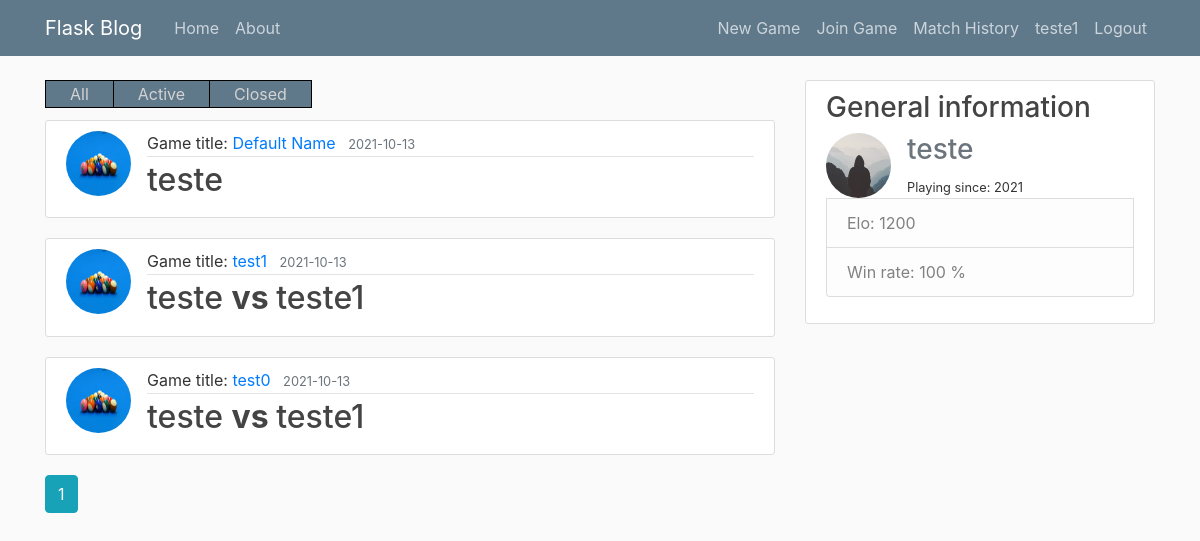
Page /game/match_history/all/1 (signed in) on the committed database.
### flaskproject/models.py (models this page shows, shortened)
class User(db.Model, UserMixin):
    id = db.Column(db.Integer, primary_key=True)
    username = db.Column(db.String(20), unique=True, nullable=False)
    email = db.Column(db.String(120), unique=True, nullable=False)
    image_file = db.Column(db.String(20), nullable=False, default="default.jpg")
    password = db.Column(db.String(60), nullable=False)
    elo = db.Column(db.Float, default=1200, nullable=False)
    games = db.relationship(
        "Game",
        secondary=game_players,
        lazy="dynamic",
        backref=db.backref("players", lazy="dynamic"),
    )
    date_created = db.Column(db.DateTime, nullable=False, default=datetime.utcnow)

class Game(db.Model):
    id = db.Column(db.Integer, primary_key=True)
    name = db.Column(db.String(100), unique=False, nullable=False)
    password = db.Column(db.String(60), nullable=False)
    date_created = db.Column(db.DateTime, nullable=False, default=datetime.utcnow)
    image_file = db.Column(db.String(20), nullable=False, default="default.png")
    winner = db.Column(db.Integer, nullable=True)

### flaskproject/games/routes.py (the view)
@games.route("/game/match_history/<string:which>/<int:user_id>", methods=["GET"])
@login_required
def match_history(which, user_id):
    page = request.args.get("page", 1, type=int)
    user = User.query.filter_by(id=user_id).first_or_404()
    if which == "all":
        games = user.games.order_by(Game.date_created.desc())
    elif which == "active":
        games = user.games.filter_by(winner=None).order_by(Game.date_created.desc())
    elif which == "closed":
        games = user.games.filter(Game.winner is not None).order_by(
            Game.date_created.desc()
        )
    tots = 0
    wins = 0
    game_info = {}
    for j in games:
        if j.winner:
            tots += 1
            if j.winner == user_id:
                wins += 1
    game_info["total_number"] = tots
    try:
        game_info["wins"] = wins * 100 / tots
    except ZeroDivisionError:
        game_info["wins"] = 100
    games_in = games.paginate(page=page, per_page=5)
    return render_template(
        "all_games.html",
        games=games_in,
        title=" All Games",
        user=user,
        game_info=game_info,
    )

### flaskproject/models.py (called while the page is built)
@login_manager.user_loader
def load_user(user_id):
    return User.query.get(int(user_id))

### flaskproject/templates/all_games.html (shortened to what this page needs)
{% extends "layout.html" %}
{% block content %}
    <div class="btn-group">
  <button onclick="location.href='{{ url_for('games.match_history',user_id =user.id,which = 'all' )}}'"  >All</button>
  <button onclick="location.href='{{ url_for('games.match_history',user_id =user.id,which = 'active' )}}'" >Active</button>
  <button onclick="location.href='{{ url_for('games.match_history',user_id =user.id,which = 'closed' )}}'">Closed</button>
</div>
{% for game in games.items %}
		<article class="media content-section">
			<img class = "rounded-circle article-img" src=" {{ url_for('static', filename = 'game_pics/' + game.image_file)}}">
		  <div class="media-body">
		    <div class="article-metadata">
            Game title:
		    <a class="mr-2" href=" {{ url_for('games.view_game', game_id = game.id )}}">{{ game.name }}</a>
				<small class="text-muted">{{ game.date_created.strftime('%Y-%m-%d') }}</small>
		    </div>
                <h2 ><a {%  if game.winner %} {% if game.winner == game.players[0].id %} style="color:green" {% else %}style="color:darkred" {% endif %} {% endif %}
                        class="article-title" href=" {{ url_for('games.match_history', user_id = game.players[0].id, which = 'all' )}}">{{ game.players[0].username }}</a>
                    {% if game.players[1]%}
                	<b> vs </b>
              		<a {%  if game.winner %} {% if game.winner == game.players[1].id %} style="color:green" {% else %}style="color:darkred" {% endif %} {% endif %}
                            class="article-title" href=" {{ url_for('games.match_history', user_id = game.players[1].id, which = 'all' )}}">{{ game.players[1].username }}</a></h2>
                {% endif %}
		  </div>
		</article>
	{% endfor %}
	{% for page_num in games.iter_pages(left_edge = 1, right_edge = 1, left_current = 1, right_current = 2) %}
		{% if page_num %}
			{% if games.page == page_num %}
				<a class = "btn btn-info mb-4" href=" {{url_for('games.match_history',page = page_num, user_id = user.id, which = 'all')}}">{{ page_num }} </a>
			{% else %}
				<a class = "btn btn-outline-info mb-4" href=" {{url_for('games.match_history',page = page_num,user_id = user.id, which = 'all')}}">{{ page_num }} </a>
			{% endif %}
		{% else %}
			...
		{% endif %}
	{%endfor%}
{% endblock content %}
{% block sidebar %}
	    <div class="col-md-4">
	      <div class="content-section">
	        <h3>General information</h3>
	          <ul class="list-group">
                  <div class="media">
			    <img class = "rounded-circle article-img" src=" {{ url_for('static', filename = 'profile_pics/' + user.image_file)}}">
                  <div class="media-body">
	                <h3 class="text-secondary">{{user.username}}</h3>
	                <small class="bot-three">Playing since: {{ user.date_created.year }} </small>
	            </div> </div>
	            <li class="list-group-item list-group-item-light"> Elo: {{ user.elo | int }}  </li>
	            <li class="list-group-item list-group-item-light"> Win rate: {{ game_info['wins'] | int }} % </li>
	          </ul>
	      </div>
	    </div>
{% endblock sidebar %}

### flaskproject/templates/layout.html (shortened to what this page needs)
<!DOCTYPE html>
<html>
<head>
    <link rel="stylesheet" href="https://stackpath.bootstrapcdn.com/bootstrap/4.1.3/css/bootstrap.min.css">
    <link rel="stylesheet" type="text/css" href="{{ url_for('static',filename='main.css')}}">
</head>
<body>
	<header class="site-header">
	  <nav class="navbar navbar-expand-md navbar-dark bg-steel fixed-top">
	    <div class="container">
	      <a class="navbar-brand mr-4" href="/">Flask Blog</a>
	      <div class="collapse navbar-collapse" id="navbarToggle">
	        <div class="navbar-nav mr-auto">
	          <a class="nav-item nav-link" href="{{url_for('main.home')}}">Home</a>
	          <a class="nav-item nav-link" href="{{url_for('main.about')}}">About</a>
	        </div>
	        <div class="navbar-nav">
	        	{% if current_user.is_authenticated %}
					<a class="nav-item nav-link" href="{{url_for('games.create_game')}}">New Game</a>
					<a class="nav-item nav-link" href="{{url_for('games.enter_game')}}">Join Game</a>
                    <a class="nav-item nav-link" href="{{url_for('games.match_history', user_id = current_user.id, which = 'closed')}}"> Match History</a>
	        		<a class="nav-item nav-link" href="{{url_for('users.account')}}"> {{current_user.username }}</a>
	        		<a class="nav-item nav-link" href="{{url_for('users.logout')}}">Logout</a>
	        	{% else %}
					<a class="nav-item nav-link" href="{{url_for('users.login')}}">Login</a>
					<a class="nav-item nav-link" href="{{url_for('users.register')}}">Register</a>
	          	{% endif %}
	        </div>
	      </div>
	    </div>
	  </nav>
	</header>
	<main role="main" class="container">
	  <div class="row">
	    <div class="col-md-8">
	    	{% block content %}{% endblock %}
	    </div>
       {% block sidebar %}{% endblock %}
	  </div>
	</main>
</body>
</html>

### flaskproject/static/main.css (style rules this page uses)
body { background: #fafafa; color: #333333; margin-top: 5rem; }
h1, h2, h3, h4, h5, h6 { color: #444444; }
.bg-steel { background-color: #5f788a; }
.site-header .navbar-nav .nav-link { color: #cbd5db; }
.content-section { background: #ffffff; padding: 10px 20px; border: 1px solid #dddddd; border-radius: 3px; margin-bottom: 20px; }
.article-title { color: #444444; }
.article-img { height: 65px; width: 65px; margin-right: 16px; }
.article-metadata { padding-bottom: 1px; margin-bottom: 4px; border-bottom: 1px solid #e3e3e3 }
.btn-group button { background-color: #5f788a; border: 1px solid black; color: lightgrey; padding: 1px 24px; cursor: pointer; float: left; margin-bottom: 12px; }
.btn-group button:not(:last-child) { border-right: none; }
.btn-group:after { content: ""; clear: both; display: table; }
.bot-three { margin-bottom: 10cm; }

### rows in the picture
User: username "teste1"
Game: image_file (placeholder picture), name "Default Name", date_created "2021-10-13", username "teste"
Game: image_file (placeholder picture), name "test1", date_created "2021-10-13", username "teste", username "teste1"
Game: image_file (placeholder picture), name "test0", date_created "2021-10-13", username "teste", username "teste1"
User: image_file (placeholder picture), username "teste", date_created.year "2021", elo "1200"

### other values in the picture
{{ page_num }} "1"
{{ game_info['wins'] | int }} "100"
